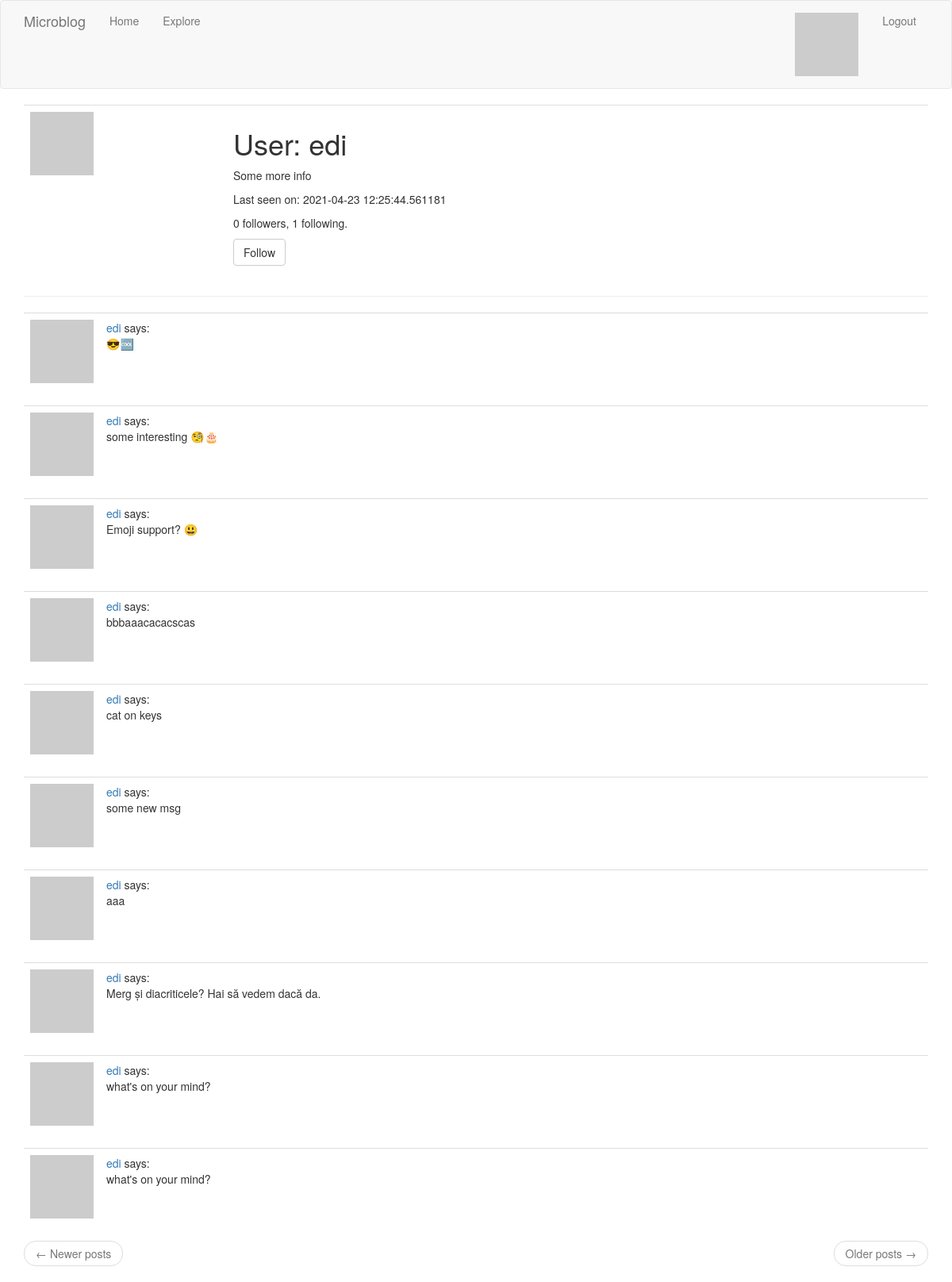
The page /user/edi (signed in) on the database its author committed.
### app/models.py (models this page shows, shortened)
class User(UserMixin, db.Model):
    id = db.Column(db.Integer, primary_key=True)
    username = db.Column(db.String(64), index=True, unique=True)
    email = db.Column(db.String(120), index=True, unique=True)
    password_hash = db.Column(db.String(128))
    """
    user.posts will retrieve all the Posts made by this User
    post.author will retrieve the User that made the Post
    """
    posts = db.relationship("Post", backref="author", lazy="dynamic")
    about_me = db.Column(db.String(140))
    last_seen = db.Column(db.DateTime, default = datetime.utcnow)
    """
    Define many-to-many relationship between User instances.
    user1 = user2 has the meaning of: user1 is following user2
        * secondary = sets association table defined above
        * primaryjoin = links follower with association table
        * secondaryjoin = links followed with association table
    """
    followed = db.relationship(
        "User", secondary = followers,
        primaryjoin=(followers.c.follower_id == id),
        secondaryjoin=(followers.c.followed_id == id),
        backref=db.backref("followers", lazy = "dynamic"), lazy = "dynamic")
    def avatar(self, size):
        digest = md5(self.email.lower().encode("utf-8")).hexdigest()
        return "https://www.gravatar.com/avatar/{}?d=identicon&s={}".format(digest, size)
    def is_following(self, user):
        return self.followed.filter(followers.c.followed_id == user.id).count() > 0

class Post(db.Model):
    id = db.Column(db.Integer, primary_key=True)
    body = db.Column(db.String(140))
    timestamp = db.Column(db.DateTime, index=True, default=datetime.utcnow)
    user_id = db.Column(db.Integer, db.ForeignKey("user.id"))

### app/routes.py (the view)
@app.route("/user/<username>")
@login_required
def user(username):
    form = EmptyFollowForm()
    user = User.query.filter_by(username = username).first_or_404()
    page = request.args.get(key = 'page', default = 1, type = int)
    ret_404_on_empty_range = False
    posts = user.posts.order_by(Post.timestamp.desc())\
                .paginate(page, app.config['POSTS_PER_PAGE'], ret_404_on_empty_range)
    next_url = url_for("user", username = username, page = posts.next_num)\
            if posts.has_next else None
    prev_url = url_for("user", username = username, page = posts.prev_num)\
            if posts.has_prev else None
    return render_template("user.html", user = user, form = form,
            posts = posts.items, next_url = next_url, prev_url = prev_url)

### app/forms.py
class EmptyFollowForm(FlaskForm):
    submit = SubmitField('Submit')

### app/models.py (called while the page is built)
@login.user_loader
def load_user(id):
    return User.query.get(int(id))

### app/routes.py (called while the page is built)
@app.before_request
def before_request():
    if current_user.is_authenticated:
        current_user.last_seen = datetime.utcnow()
        db.session.commit()

### app/templates/user.html (shortened to what this page needs)
{% extends "base.html" %}
{% block app_content %}
    <table class="table table-hover">
        <tr valign="top">
            <td width="256px"><img src="{{ user.avatar(256) }}"</td>
            <td>
                <h1>User: {{ user.username }}</h1>
                {% if user.about_me %}
                    <p>{{ user.about_me }}</p>
                {% endif %}
                {% if user.last_seen %}
                    <p>Last seen on: {{ user.last_seen }}</p>
                {% endif %}
                <p>{{ user.followers.count() }} followers, {{ user.followed.count() }} following.</p>
                {% if user == current_user %}
                    <p><a class="btn btn-default" href="{{ url_for('edit_profile') }}">Edit your profile</a></p>
                {% elif not current_user.is_following(user) %}
                    <p>
                        <form action="{{ url_for('follow', username=user.username) }}" method="post">
                            {{ form.submit(value='Follow', class_ = "btn btn-default") }}
                        </form>
                    </p>
                {% endif %}
            </td>
        </tr>
    </table>
    <hr>
    {% include "paginated_posts.html" %}
{% endblock %}

### app/templates/sub_post.html
<table class="table table-hover">
    <tr>
        <td class="col-xs-1">
            <a href={{url_for("user", username = post.author.username)}}>
                <img src="{{ post.author.avatar(64) }}" />
            </a>
        </td>
        <td class = "col-xs-11">
            <a href={{url_for("user", username = post.author.username)}}>
                {{ post.author.username }}
            </a>
            says:<br>{{ post.body }}
        </td>
    </tr>
</table>

### rows shown on the page
User: username "edi", about_me "Some more info", last_seen "2021-04-23 12:25:44.561181"
Post: author.username "edi", body "😎🆒"
Post: author.username "edi", body "some interesting 🧐🎂"
Post: author.username "edi", body "Emoji support? 😃"
Post: author.username "edi", body "bbbaaacacacscas"
Post: author.username "edi", body "cat on keys"
Post: author.username "edi", body "some new msg"
Post: author.username "edi", body "aaa"
Post: author.username "edi", body "Merg și diacriticele? Hai să vedem dacă da."
Post: author.username "edi", body "what's on your mind?"
Post: author.username "edi", body "what's on your mind?"

### other values the page prints
{{ user.followers.count() }} "0"
{{ user.followed.count() }} "1"
